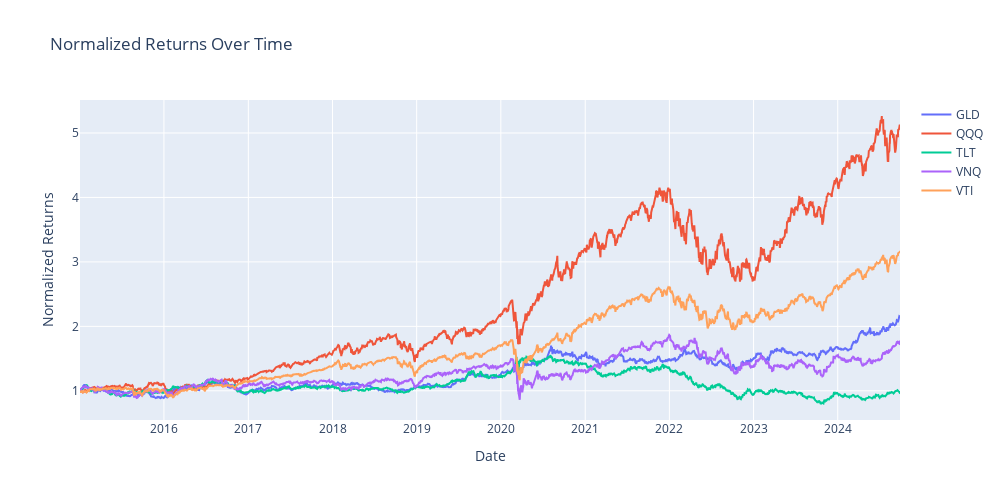
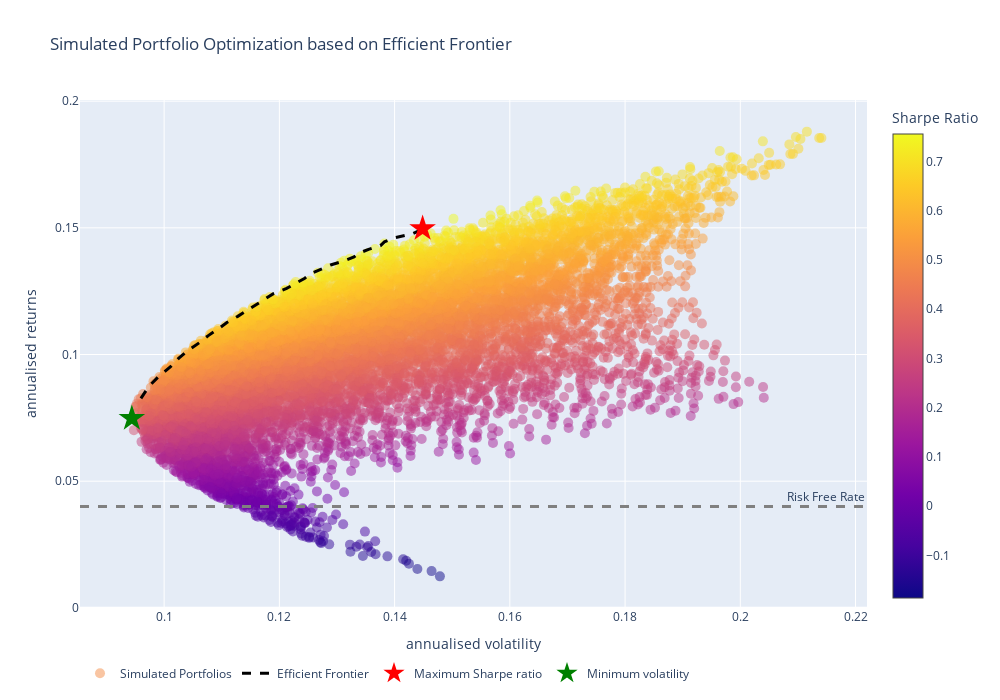
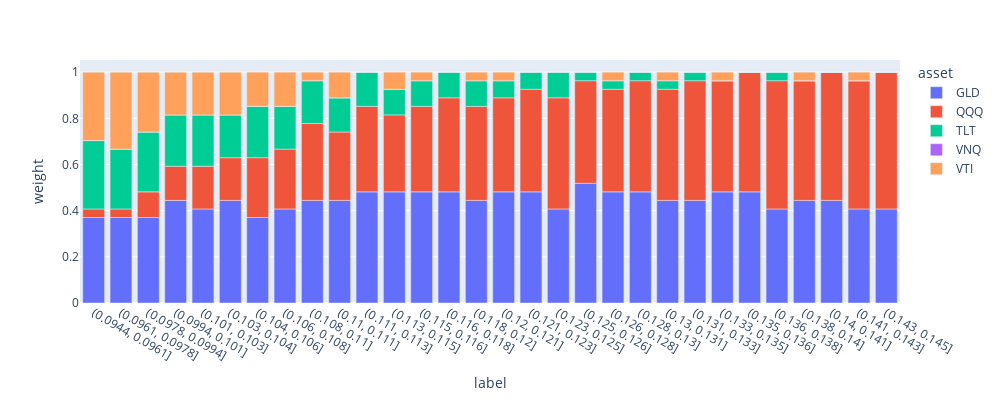

Source (notebook cell) for these figures, in order:
### Code cell
def plot_returns(returns):
    normalized_returns = returns / returns.iloc[0]

    fig = go.Figure()

    traces = []
    for column in normalized_returns.columns:
        traces.append(
            go.Scatter(
                x=normalized_returns.index,
                y=normalized_returns[column],
                mode="lines",
                name=column,
            )
        )

    layout = go.Layout(
        title="Normalized Returns Over Time",
        xaxis_title="Date",
        yaxis_title="Normalized Returns",
        width=1000,
        height=500,
    )

    # Create the figure
    fig = go.Figure(data=traces, layout=layout)
    fig.show()


def get_returns_and_covariance(stocks, plot=True, **kwargs):
    stockData = yf.download(stocks, **kwargs)["Adj Close"]
    if plot:
        plot_returns(stockData)
    returns = stockData.pct_change()
    meanReturns = returns.mean()
    covMatrix = returns.cov()
    return meanReturns, covMatrix


def portfolio_annualised_performance(weights, meanReturns, covMatrix):
    returns = np.sum(meanReturns * weights) * 252
    std = np.sqrt(np.dot(weights.T, np.dot(covMatrix, weights))) * np.sqrt(252)
    return std, returns


def n_combinations(n, r):
    result = math.factorial(n + r - 1) // (math.factorial(r) * math.factorial(n - 1))
    return result


def get_n_weight_combinations(stocks, num_portfolios):
    n_parts = len(stocks)
    while n_combinations(len(stocks), n_parts) < num_portfolios:
        n_parts += 1
    n_parts += 1
    portfolio_weights = []
    for combination in combinations_with_replacement(stocks, n_parts):
        counts = Counter(combination)
        portfolio_weights.append(np.array([counts[s] / n_parts for s in stocks]))
    return portfolio_weights


def get_portfolio_performances(numPortfolios, meanReturns, covMatrix, riskFreeRate=0):
    portfolio_weights = get_n_weight_combinations(meanReturns.index, numPortfolios)
    actual_num_portfolios = len(portfolio_weights)
    results = np.zeros((3, actual_num_portfolios))
    allocations = []
    for i in tqdm(range(actual_num_portfolios)):
        portfolio_std_dev, portfolio_return = portfolio_annualised_performance(
            portfolio_weights[i], meanReturns, covMatrix
        )
        allocations.append(
            {
                asset: weight
                for asset, weight in zip(meanReturns.index, portfolio_weights[i])
            }
        )
        results[0, i] = portfolio_std_dev
        results[1, i] = portfolio_return
        results[2, i] = (portfolio_return - riskFreeRate) / portfolio_std_dev
    return results, allocations


def find_max_sharpe_portfolio(results, verbose=False):
    selected = results["sharpe_ratio"] == results["sharpe_ratio"].max()

    if verbose:
        print("-" * 80)
        print("Annualised Return:", round(results.loc[selected, "return"].iloc[0], 2))
        print(
            "Annualised Volatility:",
            round(results.loc[selected, "volatility"].iloc[0], 2),
        )
        print("\n")
        allocations = {
            k: round(100 * v, 2)
            for k, v in results.loc[selected, "allocations"].iloc[0].items()
        }
        display(pd.DataFrame(allocations, index=["Allocation"]))
    results.loc[selected, "max_sharpe"] = True
    return results


def find_min_volatility_portfolio(results, verbose=False):
    selected = results["volatility"] == results["volatility"].min()

    if verbose:
        print("-" * 80)
        print("Minimum Volatility Portfolio Allocation\n")
        print("Annualised Return:", round(results.loc[selected, "return"].iloc[0], 2))
        print(
            "Annualised Volatility:",
            round(results.loc[selected, "volatility"].iloc[0], 2),
        )
        print("\n")
        allocations = {
            k: round(100 * v, 2)
            for k, v in results.loc[selected, "allocations"].iloc[0].items()
        }
        display(pd.DataFrame(allocations, index=["Allocation"]))
    results.loc[selected, "min_volatility"] = True
    return results


def find_efficient_portfolios(results, n_bins):
    min_std_dev = results.loc[results["min_volatility"] == True, "volatility"].iloc[0]
    max_std_dev = results.loc[results["max_sharpe"] == True, "volatility"].iloc[0]
    bins = np.linspace(min_std_dev, max_std_dev, n_bins + 1)
    results["vol_bin"] = pd.cut(results["volatility"], bins)

    results["efficient"] = results.groupby("vol_bin", observed=True)[
        "return"
    ].transform(lambda x: x == x.max())
    return results


def plot_allocations(results):
    df = []
    for idx, data in results.loc[results["efficient"] == True].iterrows():
        for asset, weight in data["allocations"].items():
            df.append(
                {
                    "label": str(data["vol_bin"]),
                    "return": data["return"],
                    "volatility": data["volatility"],
                    "asset": asset,
                    "weight": weight,
                }
            )
    df = pd.DataFrame(df)
    fig = px.bar(df, x="label", y="weight", color="asset", width=1000, height=400)
    fig.show()


def plot_efficient_frontier(results):
    if len(results) > 10_000:
        sampled_results = results.sample(10_000)

    simulated_portfolios = go.Scatter(
        x=sampled_results["volatility"],
        y=sampled_results["return"],
        mode="markers",
        marker=dict(
            color=sampled_results["sharpe_ratio"],
            colorscale="plasma",
            size=10,
            opacity=0.5,
            colorbar=dict(title="Sharpe Ratio"),
        ),
        name="Simulated Portfolios",
    )
    efficient_frontier = go.Scatter(
        x=results.loc[results["efficient"] == True, "volatility"],
        y=signal.savgol_filter(
            results.loc[results["efficient"] == True, "return"], 30, 5
        ),
        line=dict(color="black", width=3, dash="dash"),
        mode="lines",
        name="Efficient Frontier",
    )

    max_sharpe = go.Scatter(
        x=results.loc[results["max_sharpe"] == True, "volatility"],
        y=results.loc[results["max_sharpe"] == True, "return"],
        mode="markers",
        marker=dict(symbol="star", color="red", size=20),
        name="Maximum Sharpe ratio",
    )

    min_volatility = go.Scatter(
        x=results.loc[results["min_volatility"] == True, "volatility"],
        y=results.loc[results["min_volatility"] == True, "return"],
        mode="markers",
        marker=dict(symbol="star", color="green", size=20),
        name="Minimum volatility",
    )
    layout = go.Layout(
        title="Simulated Portfolio Optimization based on Efficient Frontier",
        xaxis=dict(title="annualised volatility"),
        yaxis=dict(title="annualised returns"),
        width=1000,
        height=700,
    )

    fig = go.Figure(
        data=[simulated_portfolios, efficient_frontier, max_sharpe, min_volatility],
        layout=layout,
    )
    fig.add_hline(
        y=risk_free_rate,
        line_width=3,
        line_dash="dash",
        line_color="grey",
        annotation_text="Risk Free Rate",
    )
    fig.update_layout(legend_orientation="h")

    fig.show()
    return None


def simulate_efficient_frontier(
    mean_returns, cov_matrix, num_portfolios, risk_free_rate, plot_scatter=True
):
    results, allocations = get_portfolio_performances(
        num_portfolios, mean_returns, cov_matrix, risk_free_rate
    )
    results = pd.DataFrame(results.T, columns=["volatility", "return", "sharpe_ratio"])
    results["allocations"] = allocations
    results = results.sort_values(by="volatility")

    results = find_max_sharpe_portfolio(results, verbose=plot_scatter)
    results = find_min_volatility_portfolio(results, verbose=plot_scatter)
    results = find_efficient_portfolios(
        results,
        n_bins=30,
    )

    if plot_scatter:
        plot_efficient_frontier(results)
    plot_allocations(results)
    return False


num_portfolios = 25_000
risk_free_rate = 0.04

# stocks = ["VTI", "VNQ", "VXUS", "BND"]
stocks = ["VTI", "TLT", "GLD", "VNQ", "QQQ"]

mean_returns, cov_matrix = get_returns_and_covariance(
    stocks, plot=True, start=f"2015-01-01", end="2024-09-30"
)
simulate_efficient_frontier(
    mean_returns, cov_matrix, num_portfolios, risk_free_rate, plot_scatter=True
)

### Figure 1 — Plotly figure (JSON) as saved in the notebook; plotly's stock layout.template omitted (floating-point values rounded to 4 significant figures; data arrays with more than 128 entries replaced by an {"elided": "..."} marker saying what was removed)
{"data": [{"mode": "lines", "name": "GLD", "type": "scatter", "x": {"elided": "2451 str values"}, "y": {"elided": "2451 float values"}}, {"mode": "lines", "name": "QQQ", "type": "scatter", "x": {"elided": "2451 str values"}, "y": {"elided": "2451 float values"}}, {"mode": "lines", "name": "TLT", "type": "scatter", "x": {"elided": "2451 str values"}, "y": {"elided": "2451 float values"}}, {"mode": "lines", "name": "VNQ", "type": "scatter", "x": {"elided": "2451 str values"}, "y": {"elided": "2451 float values"}}, {"mode": "lines", "name": "VTI", "type": "scatter", "x": {"elided": "2451 str values"}, "y": {"elided": "2451 float values"}}], "layout": {"height": 500, "title": {"text": "Normalized Returns Over Time"}, "width": 1000, "xaxis": {"title": {"text": "Date"}}, "yaxis": {"title": {"text": "Normalized Returns"}}}}

### Figure 2 — Plotly figure (JSON) as saved in the notebook; plotly's stock layout.template omitted (floating-point values rounded to 4 significant figures; data arrays with more than 128 entries replaced by an {"elided": "..."} marker saying what was removed)
{"data": [{"marker": {"color": {"elided": "10000 float values"}, "colorbar": {"title": {"text": "Sharpe Ratio"}}, "colorscale": [[0, "#0d0887"], [0.1111, "#46039f"], [0.2222, "#7201a8"], [0.3333, "#9c179e"], [0.4444, "#bd3786"], [0.5556, "#d8576b"], [0.6667, "#ed7953"], [0.7778, "#fb9f3a"], [0.8889, "#fdca26"], [1, "#f0f921"]], "opacity": 0.5, "size": 10}, "mode": "markers", "name": "Simulated Portfolios", "type": "scatter", "x": {"elided": "10000 float values"}, "y": {"elided": "10000 float values"}}, {"line": {"color": "black", "dash": "dash", "width": 3}, "mode": "lines", "name": "Efficient Frontier", "type": "scatter", "x": [0.09597, 0.09731, 0.09909, 0.1011, 0.1026, 0.1042, 0.1061, 0.1077, 0.1094, 0.1109, 0.1128, 0.1145, 0.1159, 0.1174, 0.119, 0.1213, 0.1228, 0.1243, 0.1254, 0.1273, 0.1289, 0.1313, 0.133, 0.1338, 0.1355, 0.1376, 0.1382, 0.1399, 0.1431, 0.1449], "y": [0.0827, 0.0873, 0.09143, 0.09516, 0.09858, 0.1017, 0.1047, 0.1075, 0.1101, 0.1126, 0.1151, 0.1174, 0.1197, 0.1219, 0.124, 0.1261, 0.1281, 0.13, 0.1319, 0.1336, 0.1353, 0.137, 0.1385, 0.14, 0.1415, 0.143, 0.1445, 0.146, 0.1477, 0.1495]}, {"marker": {"color": "red", "size": 20, "symbol": "star"}, "mode": "markers", "name": "Maximum Sharpe ratio", "type": "scatter", "x": [0.1449], "y": [0.1497]}, {"marker": {"color": "green", "size": 20, "symbol": "star"}, "mode": "markers", "name": "Minimum volatility", "type": "scatter", "x": [0.0944], "y": [0.07476]}], "layout": {"annotations": [{"showarrow": false, "text": "Risk Free Rate", "x": 1, "xanchor": "right", "xref": "x domain", "y": 0.04, "yanchor": "bottom", "yref": "y"}], "height": 700, "legend": {"orientation": "h"}, "shapes": [{"line": {"color": "grey", "dash": "dash", "width": 3}, "type": "line", "x0": 0, "x1": 1, "xref": "x domain", "y0": 0.04, "y1": 0.04, "yref": "y"}], "title": {"text": "Simulated Portfolio Optimization based on Efficient Frontier"}, "width": 1000, "xaxis": {"title": {"text": "annualised volatility"}}, "yaxis": {"title": {"text": "annualised returns"}}}}

### Figure 3 — Plotly figure (JSON) as saved in the notebook; plotly's stock layout.template omitted (floating-point values rounded to 4 significant figures)
{"data": [{"alignmentgroup": "True", "hovertemplate": "asset=GLD<br>label=%{x}<br>weight=%{y}<extra></extra>", "legendgroup": "GLD", "marker": {"color": "#636efa", "pattern": {"shape": ""}}, "name": "GLD", "offsetgroup": "GLD", "orientation": "v", "showlegend": true, "textposition": "auto", "type": "bar", "x": ["(0.0944, 0.0961]", "(0.0961, 0.0978]", "(0.0978, 0.0994]", "(0.0994, 0.101]", "(0.101, 0.103]", "(0.103, 0.104]", "(0.104, 0.106]", "(0.106, 0.108]", "(0.108, 0.11]", "(0.11, 0.111]", "(0.111, 0.113]", "(0.113, 0.115]", "(0.115, 0.116]", "(0.116, 0.118]", "(0.118, 0.12]", "(0.12, 0.121]", "(0.121, 0.123]", "(0.123, 0.125]", "(0.125, 0.126]", "(0.126, 0.128]", "(0.128, 0.13]", "(0.13, 0.131]", "(0.131, 0.133]", "(0.133, 0.135]", "(0.135, 0.136]", "(0.136, 0.138]", "(0.138, 0.14]", "(0.14, 0.141]", "(0.141, 0.143]", "(0.143, 0.145]"], "xaxis": "x", "y": [0.3704, 0.3704, 0.3704, 0.4444, 0.4074, 0.4444, 0.3704, 0.4074, 0.4444, 0.4444, 0.4815, 0.4815, 0.4815, 0.4815, 0.4444, 0.4815, 0.4815, 0.4074, 0.5185, 0.4815, 0.4815, 0.4444, 0.4444, 0.4815, 0.4815, 0.4074, 0.4444, 0.4444, 0.4074, 0.4074], "yaxis": "y"}, {"alignmentgroup": "True", "hovertemplate": "asset=QQQ<br>label=%{x}<br>weight=%{y}<extra></extra>", "legendgroup": "QQQ", "marker": {"color": "#EF553B", "pattern": {"shape": ""}}, "name": "QQQ", "offsetgroup": "QQQ", "orientation": "v", "showlegend": true, "textposition": "auto", "type": "bar", "x": ["(0.0944, 0.0961]", "(0.0961, 0.0978]", "(0.0978, 0.0994]", "(0.0994, 0.101]", "(0.101, 0.103]", "(0.103, 0.104]", "(0.104, 0.106]", "(0.106, 0.108]", "(0.108, 0.11]", "(0.11, 0.111]", "(0.111, 0.113]", "(0.113, 0.115]", "(0.115, 0.116]", "(0.116, 0.118]", "(0.118, 0.12]", "(0.12, 0.121]", "(0.121, 0.123]", "(0.123, 0.125]", "(0.125, 0.126]", "(0.126, 0.128]", "(0.128, 0.13]", "(0.13, 0.131]", "(0.131, 0.133]", "(0.133, 0.135]", "(0.135, 0.136]", "(0.136, 0.138]", "(0.138, 0.14]", "(0.14, 0.141]", "(0.141, 0.143]", "(0.143, 0.145]"], "xaxis": "x", "y": [0.03704, 0.03704, 0.1111, 0.1481, 0.1852, 0.1852, 0.2593, 0.2593, 0.3333, 0.2963, 0.3704, 0.3333, 0.3704, 0.4074, 0.4074, 0.4074, 0.4444, 0.4815, 0.4444, 0.4444, 0.4815, 0.4815, 0.5185, 0.4815, 0.5185, 0.5556, 0.5185, 0.5556, 0.5556, 0.5926], "yaxis": "y"}, {"alignmentgroup": "True", "hovertemplate": "asset=TLT<br>label=%{x}<br>weight=%{y}<extra></extra>", "legendgroup": "TLT", "marker": {"color": "#00cc96", "pattern": {"shape": ""}}, "name": "TLT", "offsetgroup": "TLT", "orientation": "v", "showlegend": true, "textposition": "auto", "type": "bar", "x": ["(0.0944, 0.0961]", "(0.0961, 0.0978]", "(0.0978, 0.0994]", "(0.0994, 0.101]", "(0.101, 0.103]", "(0.103, 0.104]", "(0.104, 0.106]", "(0.106, 0.108]", "(0.108, 0.11]", "(0.11, 0.111]", "(0.111, 0.113]", "(0.113, 0.115]", "(0.115, 0.116]", "(0.116, 0.118]", "(0.118, 0.12]", "(0.12, 0.121]", "(0.121, 0.123]", "(0.123, 0.125]", "(0.125, 0.126]", "(0.126, 0.128]", "(0.128, 0.13]", "(0.13, 0.131]", "(0.131, 0.133]", "(0.133, 0.135]", "(0.135, 0.136]", "(0.136, 0.138]", "(0.138, 0.14]", "(0.14, 0.141]", "(0.141, 0.143]", "(0.143, 0.145]"], "xaxis": "x", "y": [0.2963, 0.2593, 0.2593, 0.2222, 0.2222, 0.1852, 0.2222, 0.1852, 0.1852, 0.1481, 0.1481, 0.1111, 0.1111, 0.1111, 0.1111, 0.07407, 0.07407, 0.1111, 0.03704, 0.03704, 0.03704, 0.03704, 0.03704, 0, 0, 0.03704, 0, 0, 0, 0], "yaxis": "y"}, {"alignmentgroup": "True", "hovertemplate": "asset=VNQ<br>label=%{x}<br>weight=%{y}<extra></extra>", "legendgroup": "VNQ", "marker": {"color": "#ab63fa", "pattern": {"shape": ""}}, "name": "VNQ", "offsetgroup": "VNQ", "orientation": "v", "showlegend": true, "textposition": "auto", "type": "bar", "x": ["(0.0944, 0.0961]", "(0.0961, 0.0978]", "(0.0978, 0.0994]", "(0.0994, 0.101]", "(0.101, 0.103]", "(0.103, 0.104]", "(0.104, 0.106]", "(0.106, 0.108]", "(0.108, 0.11]", "(0.11, 0.111]", "(0.111, 0.113]", "(0.113, 0.115]", "(0.115, 0.116]", "(0.116, 0.118]", "(0.118, 0.12]", "(0.12, 0.121]", "(0.121, 0.123]", "(0.123, 0.125]", "(0.125, 0.126]", "(0.126, 0.128]", "(0.128, 0.13]", "(0.13, 0.131]", "(0.131, 0.133]", "(0.133, 0.135]", "(0.135, 0.136]", "(0.136, 0.138]", "(0.138, 0.14]", "(0.14, 0.141]", "(0.141, 0.143]", "(0.143, 0.145]"], "xaxis": "x", "y": [0, 0, 0, 0, 0, 0, 0, 0, 0, 0, 0, 0, 0, 0, 0, 0, 0, 0, 0, 0, 0, 0, 0, 0, 0, 0, 0, 0, 0, 0], "yaxis": "y"}, {"alignmentgroup": "True", "hovertemplate": "asset=VTI<br>label=%{x}<br>weight=%{y}<extra></extra>", "legendgroup": "VTI", "marker": {"color": "#FFA15A", "pattern": {"shape": ""}}, "name": "VTI", "offsetgroup": "VTI", "orientation": "v", "showlegend": true, "textposition": "auto", "type": "bar", "x": ["(0.0944, 0.0961]", "(0.0961, 0.0978]", "(0.0978, 0.0994]", "(0.0994, 0.101]", "(0.101, 0.103]", "(0.103, 0.104]", "(0.104, 0.106]", "(0.106, 0.108]", "(0.108, 0.11]", "(0.11, 0.111]", "(0.111, 0.113]", "(0.113, 0.115]", "(0.115, 0.116]", "(0.116, 0.118]", "(0.118, 0.12]", "(0.12, 0.121]", "(0.121, 0.123]", "(0.123, 0.125]", "(0.125, 0.126]", "(0.126, 0.128]", "(0.128, 0.13]", "(0.13, 0.131]", "(0.131, 0.133]", "(0.133, 0.135]", "(0.135, 0.136]", "(0.136, 0.138]", "(0.138, 0.14]", "(0.14, 0.141]", "(0.141, 0.143]", "(0.143, 0.145]"], "xaxis": "x", "y": [0.2963, 0.3333, 0.2593, 0.1852, 0.1852, 0.1852, 0.1481, 0.1481, 0.03704, 0.1111, 0, 0.07407, 0.03704, 0, 0.03704, 0.03704, 0, 0, 0, 0.03704, 0, 0.03704, 0, 0.03704, 0, 0, 0.03704, 0, 0.03704, 0], "yaxis": "y"}], "layout": {"barmode": "relative", "height": 400, "legend": {"title": {"text": "asset"}, "tracegroupgap": 0}, "margin": {"t": 60}, "width": 1000, "xaxis": {"anchor": "y", "domain": [0, 1], "title": {"text": "label"}}, "yaxis": {"anchor": "x", "domain": [0, 1], "title": {"text": "weight"}}}}
